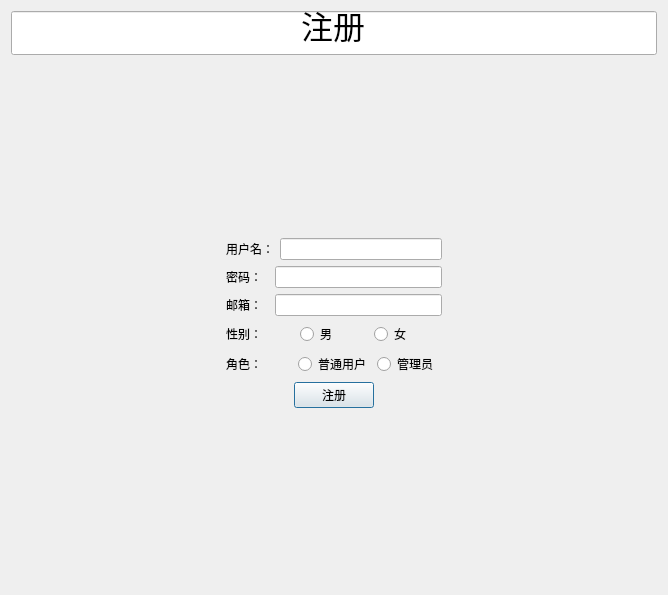
<?xml version="1.0" encoding="UTF-8"?>
<ui version="4.0">
 <class>Register</class>
 <widget class="QDialog" name="Register">
  <property name="geometry">
   <rect>
    <x>0</x>
    <y>0</y>
    <width>668</width>
    <height>595</height>
   </rect>
  </property>
  <property name="windowTitle">
   <string>Dialog</string>
  </property>
  <layout class="QGridLayout" name="gridLayout_2">
   <item row="1" column="0">
    <spacer name="verticalSpacer">
     <property name="orientation">
      <enum>Qt::Vertical</enum>
     </property>
     <property name="sizeHint" stdset="0">
      <size>
       <width>20</width>
       <height>40</height>
      </size>
     </property>
    </spacer>
   </item>
   <item row="2" column="0">
    <layout class="QGridLayout" name="gridLayout">
     <item row="1" column="1">
      <layout class="QHBoxLayout" name="horizontalLayout_2">
       <item>
        <widget class="QLabel" name="label_2">
         <property name="text">
          <string>密码：  </string>
         </property>
        </widget>
       </item>
       <item>
        <widget class="QLineEdit" name="password"/>
       </item>
      </layout>
     </item>
     <item row="2" column="2">
      <spacer name="horizontalSpacer_5">
       <property name="orientation">
        <enum>Qt::Horizontal</enum>
       </property>
       <property name="sizeHint" stdset="0">
        <size>
         <width>40</width>
         <height>20</height>
        </size>
       </property>
      </spacer>
     </item>
     <item row="4" column="1">
      <layout class="QHBoxLayout" name="horizontalLayout_4">
       <item>
        <widget class="QLabel" name="label_4">
         <property name="text">
          <string>性别：</string>
         </property>
        </widget>
       </item>
       <item>
        <widget class="QRadioButton" name="maleRadio">
         <property name="text">
          <string>男</string>
         </property>
        </widget>
       </item>
       <item>
        <widget class="QRadioButton" name="femaleRadio">
         <property name="text">
          <string>女</string>
         </property>
        </widget>
       </item>
      </layout>
     </item>
     <item row="2" column="1">
      <layout class="QHBoxLayout" name="horizontalLayout_3">
       <item>
        <widget class="QLabel" name="label_3">
         <property name="text">
          <string>邮箱：  </string>
         </property>
        </widget>
       </item>
       <item>
        <widget class="QLineEdit" name="mail"/>
       </item>
      </layout>
     </item>
     <item row="0" column="1">
      <layout class="QHBoxLayout" name="horizontalLayout">
       <item>
        <widget class="QLabel" name="label">
         <property name="text">
          <string>用户名：</string>
         </property>
        </widget>
       </item>
       <item>
        <widget class="QLineEdit" name="username"/>
       </item>
      </layout>
     </item>
     <item row="6" column="1">
      <layout class="QHBoxLayout" name="horizontalLayout_5">
       <item>
        <spacer name="horizontalSpacer_2">
         <property name="orientation">
          <enum>Qt::Horizontal</enum>
         </property>
         <property name="sizeHint" stdset="0">
          <size>
           <width>40</width>
           <height>20</height>
          </size>
         </property>
        </spacer>
       </item>
       <item>
        <widget class="QPushButton" name="registerBtn">
         <property name="text">
          <string>注册</string>
         </property>
        </widget>
       </item>
       <item>
        <spacer name="horizontalSpacer">
         <property name="orientation">
          <enum>Qt::Horizontal</enum>
         </property>
         <property name="sizeHint" stdset="0">
          <size>
           <width>40</width>
           <height>20</height>
          </size>
         </property>
        </spacer>
       </item>
      </layout>
     </item>
     <item row="2" column="0">
      <spacer name="horizontalSpacer_3">
       <property name="orientation">
        <enum>Qt::Horizontal</enum>
       </property>
       <property name="sizeHint" stdset="0">
        <size>
         <width>40</width>
         <height>20</height>
        </size>
       </property>
      </spacer>
     </item>
     <item row="5" column="1">
      <layout class="QHBoxLayout" name="horizontalLayout_6">
       <item>
        <widget class="QLabel" name="label_5">
         <property name="text">
          <string>角色：</string>
         </property>
        </widget>
       </item>
       <item>
        <widget class="QRadioButton" name="userRadio">
         <property name="text">
          <string>普通用户</string>
         </property>
        </widget>
       </item>
       <item>
        <widget class="QRadioButton" name="librarianRadio">
         <property name="text">
          <string>管理员</string>
         </property>
        </widget>
       </item>
      </layout>
     </item>
    </layout>
   </item>
   <item row="0" column="0">
    <widget class="QLineEdit" name="registerTitle">
     <property name="font">
      <font>
       <pointsize>24</pointsize>
      </font>
     </property>
     <property name="text">
      <string>注册</string>
     </property>
     <property name="alignment">
      <set>Qt::AlignCenter</set>
     </property>
    </widget>
   </item>
   <item row="3" column="0">
    <spacer name="verticalSpacer_2">
     <property name="orientation">
      <enum>Qt::Vertical</enum>
     </property>
     <property name="sizeHint" stdset="0">
      <size>
       <width>20</width>
       <height>40</height>
      </size>
     </property>
    </spacer>
   </item>
  </layout>
 </widget>
 <resources/>
 <connections>
  <connection>
   <sender>registerBtn</sender>
   <signal>clicked()</signal>
   <receiver>Register</receiver>
   <slot>accept()</slot>
   <hints>
    <hint type="sourcelabel">
     <x>345</x>
     <y>565</y>
    </hint>
    <hint type="destinationlabel">
     <x>505</x>
     <y>515</y>
    </hint>
   </hints>
  </connection>
 </connections>
</ui>
